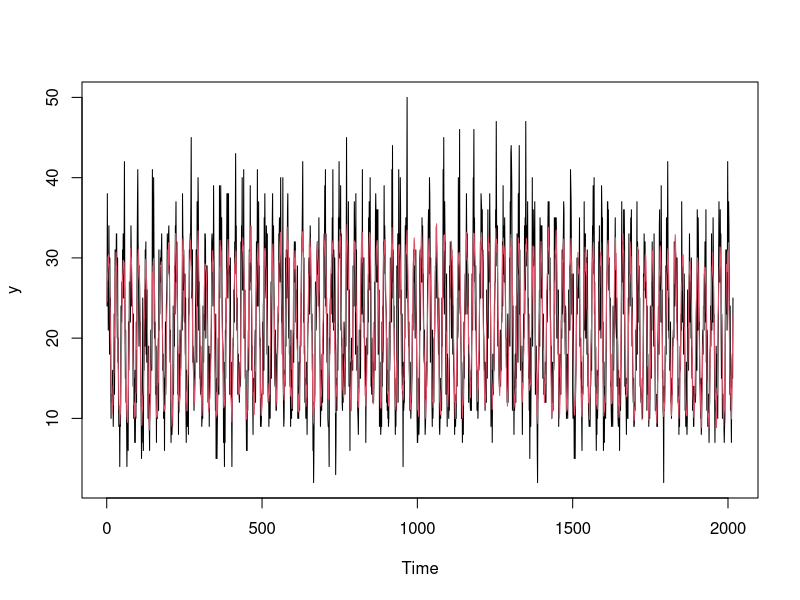

Source code (R): (Note: a time limit stopped this script after it produced the figure.)
#########################################################################
#########################################################################
#### SupplementaryMaterialsModelFitting.R	     
#### David S. Matteson						
#### 2010 - 11 - 18							
#### Annals of Applied Statistics 			
#### Forecasting Emergency Medical Service Call Arrival Rates 
#### By D.S. Matteson, M.W. McLean, D.B. Woodard, S.G. Henderson 
#########################################################################
#########################################################################
#### Implemented using R version 2.10.1
#### The period is assumed to be 1 hour and 
#### no missing observations within a day.
#### User must supply the following data:
#### y : observed counts per hour
#### hour : 24 hour of the day 1-24 (same length as y)
#### day : day of the year 1-365 (same length as y)
#### dofw : day of the week 1-7 (same length as y)
#### week : week of the year 1-53 (same length as y)
#########################################################################
#########################################################################

# rm(list = ls()) # clear workspace

library(mgcv) # Main library for Multiple Smoothing Parameter Estimation
# library(chron) # Helpful for manipulating chronological objects
# library(lattice) # Trellis graphics for R

#########################################################################
#### Simulate 12 weeks of hourly observations T = 24*7*12 = 2016
#### with a few of the stylized facts observed in the call 
#### arrival data which is not available for distribution
#########################################################################
T = 24*7*12
hour = rep(1:24, 7*12)
day = rep(1:(7*12), each = 24)
dofw = rep(1:7, each = 24, 12)
week = rep(1:12, each = 24*7)

err = arima.sim(n = T, list(ar = 0.95, ma = -0.8), rand.gen = function(n, ...) rnorm(n, 0, 1))
rate = 20 + 10*sin(2*pi*hour/24) + 2*sin(2*pi*week/26) + err
y = rpois(T,rate)

ts.plot(y)
lines(rate, col = 2)
#########################################################################
#########################################################################


N = 24 # periods per cycle, i.e. hours per day
D = length(y)/(N)  ; D # number of "days"
ND = length(y) # total number of observations

dofwindex = as.factor(dofw)
weekindex = as.factor(week)
Y = t(matrix(y,N,D))
DoW = t(matrix(dofw,N,D))
WEEK = t(matrix(week,N,D))

########################################
########################################
#### The main estimation algorithm for 
#### fitting the K-factor model 
#### using constrainsts and 
#### smothing splines
########################################
########################################
K.max = 4
muhat = matrix(0,N*D,K.max)
Max.iter = 40
# Set exit level for relative reduction in deviance
dev.exit = 0.0001

for(k in 1:K.max){
########################################
# Initialization:
dim(Y);	min(Y);	min(ifelse(Y==0,0.01,Y))
gY = log(ifelse(Y==0,0.01,Y))
gYsvd = svd(gY)

# coefs
B.new = matrix(0,D,k)
for(i in 1:k){  B.new[,i] = gYsvd$d[i]*gYsvd$u[,i]  }

#factors
F.new = matrix(0,N,k)
for(i in 1:k){  F.new[,i] = gYsvd$v[,i]  }

########################################
# Begin iterative algorithm
iter = 1
dev.new = Inf

while(iter < Max.iter){
	 tic = proc.time()[3] 

dev.old = dev.new
F.old = F.new
B.old = B.new

########################################
X.temp = matrix(0,ND,k)
for(kk in 1:k){ X.temp[,kk] = rep(F.old[,kk],D) }

xnam <- paste(paste("s(as.numeric(weekindex),by = X.temp[,", 1:k, sep=""), "],bs='cc')", sep = "")
fmla <- as.formula(paste("y ~ -1 + X.temp:dofwindex +", paste(xnam, collapse= "+")))

fit6 = gam(fmla, family = poisson)
B.tempD = matrix(as.vector(fit6$coefficients[1:(7*k)]), 7, k, byrow=TRUE)

# Extracting fitted values
n = 52 # number of weeks in the year
S = NULL  

for(s in 1:k){  
  raw <- fit6$model[fit6$smooth[[s]]$term]
  xx <- seq(min(raw), max(raw), length = n)
  by <- rep(1, n)
  dat <- data.frame(x = xx, by = by)
	names(dat) <- c(fit6$smooth[[s]]$term, fit6$smooth[[s]]$by)
	Xmat <- PredictMat(fit6$smooth[[s]], dat)
	first <- fit6$smooth[[s]]$first.para
	last <- fit6$smooth[[s]]$last.para
	p <- fit6$coefficients[first:last]
	S.temp <- Xmat %*% p
	S = c(S,S.temp)
}

B.tempW = matrix(as.vector(S), 52, k, byrow=FALSE)

########################################
B.temp = matrix(0, D, k, byrow=TRUE)
rm(fit6) 

# 7 days in the week
for(j in 1:7){  
	for(ell in 1:k){
 		B.temp[which(DoW[1:D,1] == levels(dofwindex)[j]),ell] = B.temp[which(DoW[1:D,1] == levels(dofwindex)[j]),ell] + as.numeric(B.tempD[j,ell])
	}  
}

for(j in 2:53){  
	for(ell in 1:k){
 		B.temp[which(WEEK[1:D,1] == levels(weekindex)[j]),ell] = B.temp[which(WEEK[1:D,1] == levels(weekindex)[j]),ell] + as.numeric(B.tempW[(j-1),ell])
	}  
}

Z.temp = matrix(0,ND,k)
for(kk in 1:k){ Z.temp[,kk] = rep(B.temp[,kk],each=N) }

########################################

znam <- paste(paste("s(hour,by = Z.temp[,", 1:k, sep=""), "])", sep = "")
fmla <- as.formula(paste("y ~ -1 +", paste(znam, collapse= "+")))

fit4 = gam(fmla, family = poisson)

# Extracting fitted values
n = 24 # 24 hours per day
S = NULL  

for(s in 1:k){  
  raw <- fit4$model[fit4$smooth[[s]]$term]
  xx <- seq(min(raw), max(raw), length = n)
  by <- rep(1, n)
  dat <- data.frame(x = xx, by = by)
	names(dat) <- c(fit4$smooth[[s]]$term, fit4$smooth[[s]]$by)
	Xmat <- PredictMat(fit4$smooth[[s]], dat)
	first <- fit4$smooth[[s]]$first.para
	last <- fit4$smooth[[s]]$last.para
	p <- fit4$coefficients[first:last]
	S.temp <- Xmat %*% p
	S = c(S,S.temp)
}

F.temp = matrix(as.vector(S),N,k, byrow=FALSE)

# Save most recent fit before orthogonalization
fit.final = fit4
rm(fit4)

########################################
# Orthogonalize Factors F
G.temp = B.temp %*% t(F.temp)
Gsvd = svd(G.temp)

B.new = matrix(0, D, k)
	for(i in 1:k){  B.new[,i] = Gsvd$d[i]*Gsvd$u[,i]  }
F.new = matrix(0,N,k)
	for(i in 1:k){  F.new[,i] = Gsvd$v[,i]  }

dev.new = fit.final$deviance
if(0 < dev.old - dev.new & dev.old - dev.new < dev.exit) iter = Inf

 toc = proc.time()[3] - tic ; toc 
# optional print statements 
print(c(iter, toc/60))
iter = iter + 1
print(fit.final$deviance)
flush.console()

}

muhat[,k] = fit.final$fitted

# optional print statements
print(k)
#print(summary(F.old - F.new)) ; 
#print(max(abs(F.old - F.new)))
#print(summary(B.old - B.new)) ; 
#print(max(abs(B.old - B.new)))
#print(round(crossprod(F.old,F.new),4))
#print(diag(round(crossprod(F.old,F.new),4)))

}

# fitted values in vector form (same length as y) for k = K.max
index = seq(1,24,by=1)
mu.hat = numeric(ND)

for(i in 1:D){
	mu.hat[((i-1)*N+1):(i*N)] = as.vector(exp(F.new[index,]%*%B.new[i,]))
}

# multiplicative residual
Et = y/mu.hat

# a couple residual plots
par(mfrow=c(3,1))
ts.plot(Et[1:1000]) ; abline(h = 1)
acf(Et, ylim=c(-0.01,0.1), lag.max = 96*2+16)
abline(v = c(96.6, 192.6), lty = 2, col = 2)
acf(Et, ylim=c(-0.02,0.1), lag.max = 96*2+16, type = "partial")
abline(v = c(96.6, 192.6), lty = 2, col = 2)

###############################################################
# if some missing days were removed use 'misshour' below
# to reinitilize the conditional likelihoods below
misshour = c(1, ifelse(diff(day) > 1 , 1, 0))
sum(misshour)

###############################################################
######## For conditional ML estiation of Equation 6     #######
######## Int-GARCH(1,1)                                 #######
###############################################################
"condPoissonInt11" = function(parms, y, mu, misshour, llik){
	alpha = parms[1]
	beta  = parms[2]
	omega = 1 - alpha - beta
	N = length(y)
	lambda = numeric(N) 
	eta = numeric(N)
	epsilon = y/mu
	eta[1] = 1
	lambda[1] = 1	 
	loglik = 0 # -sum(lfactorial(y))
	for(i in 2:N){
		eta[i] = omega + alpha*epsilon[(i-1)] + beta*ifelse(misshour[(i-1)] == 1, 1, eta[(i-1)])
		lambda[i] = mu[i]*eta[i]
#		if(lambda[i] <= 0){print(c(i,lambda[i],alpha,beta))}
		temp = -lambda[i] + y[i]*log(lambda[i]) - (lfactorial(y[i]))
		loglik = loglik + ifelse(misshour[i] == 1, 0, temp)
	}
	if(llik==TRUE){-loglik}
	else{eta}
}
###############################################################
theta.0 = c(0.05, 0.5) 
           
condPoissonInt11(parms = theta.0, y = y, mu = mu.hat, misshour = misshour, llik = TRUE)

outInt11 = optim(par=theta.0, fn = condPoissonInt11, y = y, mu=mu.hat, llik=TRUE, 
	misshour= misshour, method = "L-BFGS-B", lower = c(0.000,0.000), 
	upper = c(0.2,0.9), hessian=T, control = 
	list(trace = TRUE, ndeps = rep.int(0.000001, 2), 
		  maxit = 200L, factr = 1e+31, pgtol = 0))

# parameter estimates
igparInt11 = outInt11$par ; igparInt11 ; 1 - sum(igparInt11)

# approximate SEs
igseInt11 = sqrt(diag(solve(outInt11$hessian))) ; igseInt11

# CIIR
etaInt11 = condPoissonInt11(parms = outInt11$par,y= y, mu=mu.hat, misshour= misshour, llik=FALSE)

# Mltiplicative residuals
e = y/mu.hat

# Fitted values
lambdaInt11 = mu.hat*etaInt11

# Standardized multiplicative residuals
epsilonInt11 = y/lambdaInt11

# a couple standardized residual plots
par(mfrow=c(2,1))
acf(epsilonInt11, ylim=c(-0.05,0.1), lag.max = 96*14)
abline(v = c(seq(96,96*14,96)+.6), lty = 2, col = 2)
acf(epsilonInt11, ylim=c(-0.05,0.1), lag.max = 96*2+16)
abline(v = c(96.6, 192.6), lty = 2, col = 2)

###############################################################
######## For conditional ML estiation of Equation 7     #######
######## Int-ExpAR(1,1)  Note: this is quite slow       #######
###############################################################
"IntExpAR11" = function(parms, y, mu, misshour, llik){
	alpha = parms[1]
	beta  = parms[2]
	omega = parms[3]
	gamma = parms[4]
	N = length(y)
	lambda = numeric(N) 
	eta = numeric(N)
	epsilon = y/mu
	eta[1] = 1
	lambda[1] = 1	 
	loglik = 0 # -sum(lfactorial(y))
	for(i in 2:N){
#		eta[i] = omega + alpha*epsilon[(i-1)] + beta*ifelse(misshour[(i-1)] == 1, 1, eta[(i-1)])
       etatm1 = ifelse(misshour[(i-1)] == 1, 1, eta[(i-1)])
		eta[i] = (omega + beta*exp(-gamma*etatm1^2))*etatm1 + alpha*epsilon[(i-1)]
		lambda[i] = mu[i]*eta[i]
	if(lambda[i] <= 0){print(c(i,lambda[i],alpha,beta,omega,gamma))}
		temp = -lambda[i] + y[i]*log(lambda[i]) - (lfactorial(y[i]))
		loglik = loglik + ifelse(misshour[i] == 1, 0, temp)
	}
	if(llik==TRUE){-loglik}
	else{eta}
}
###############################################################
theta.0 = c(0.113, 0.0539, 0.8427, 1)

IntExpAR11(parms = theta.0, y = y, mu = mu.hat, misshour = misshour, llik = TRUE)

outExpAR11 = nlminb(start = theta.0, objective = IntExpAR11,  y = y, mu=mu.hat, llik=TRUE, misshour= misshour, lower = c(0.0,0.0,0.0,0.0), upper = c(0.1,Inf,0.95,Inf))

outExpAR11 = optim(par=theta.0, fn = IntExpAR11, y = y, mu=mu.hat, llik=TRUE, 
	misshour= misshour, method = "L-BFGS-B", lower = c(0.03,0.15,0.60,0.100), 
	upper = c(0.1,Inf,0.95,Inf), hessian=T, control = 
	list(trace = 5, ndeps = rep.int(0.000001, 4), 
		  maxit = 10L, factr = 1e+31, pgtol = 0))

# parameter estimates		  
igparExpAR11 = outExpAR11$par ; igparExpAR11 

# approximate SEs
igseExpAR11 = sqrt(diag(solve(outExpAR11$hessian))) ; igseExpAR11

# CIIR
etaExpAR11 = IntExpAR11(parms = outExpAR11$par, y=y, mu=mu.hat, misshour= misshour, llik=FALSE)

# Fitted values
lambdaExpAR11 = mu.hat*etaExpAR11

# Standardized multiplicative residuals
epsilonExpAR11 = y/lambdaExpAR11

###############################################################
######## For conditional ML estiation of Equation 8     #######
######## Int-ThreshGARCH(1,1)  Note: this is quite slow #######                           
###############################################################
"IntThresh11" = function(parms, y, mu, misshour, llik){
	alpha = parms[1]
	beta  = parms[2]
	omega = parms[3]
	gamma = parms[4]
	delta = parms[5]
	C = 1.15 #parms[6]
	N = length(y)
	lambda = numeric(N) 
	eta = numeric(N)
	epsilon = y/mu
	eta[1] = 1
	lambda[1] = 1	 
	loglik = 0 # -sum(lfactorial(y))
	for(i in 2:N){
#		eta[i] = omega + alpha*epsilon[(i-1)] + beta*ifelse(misshour[(i-1)] == 1, 1, eta[(i-1)])
       etatm1 = ifelse(misshour[(i-1)] == 1, 1, eta[(i-1)])
       epsBig = ifelse( 1/C < epsilon[(i-1)] && epsilon[(i-1)] < C, 0, 1)
		eta[i] = omega + (alpha + gamma*epsBig)*epsilon[(i-1)] + (beta + delta*epsBig)* etatm1
		lambda[i] = mu[i]*eta[i]
	if(lambda[i] <= 0){print(c(i,lambda[i],alpha,beta,omega,gamma,delta,C))}
		temp = -lambda[i] + y[i]*log(lambda[i]) - (lfactorial(y[i]))
		loglik = loglik + ifelse(misshour[i] == 1, 0, temp)
	}
	if(llik==TRUE){-loglik}
	else{eta}
}
###############################################################

theta.0 =  c(0.027, 0.858, 0.115, 0.025, -0.028)

IntThresh11(parms = theta.0, y = y, mu = mu.hat, misshour = misshour, llik = TRUE)

outThresh11 = nlminb(start = theta.0, objective = IntThresh11, y = y, mu=mu.hat, llik=TRUE, misshour= misshour, 			   lower = c(0.0, 0.80, 0.0001, 0.0,-0.10), upper = c(0.1,0.9,1,0.08,0.0))

outThresh11 = optim(par=theta.0, fn = IntThresh11, y = y, mu=mu.hat, llik=TRUE, 
	misshour= misshour, method = "L-BFGS-B", lower = c(0.0, 0.80, 0.0001, 0.0,-0.10), 
	upper = c(0.1,0.9,Inf,0.05,0.05), hessian=T, control = 
	list(trace = 5, ndeps = rep.int(0.000001, 5), 
		  maxit = 10L, factr = 1e+31, pgtol = 0))

# parameter estimates
igparThresh11 = outThresh11$par ; igparThresh11

# approximate SEs
igseThresh11 = sqrt(diag(solve(outThresh11$hessian))) ; igseThresh11

# CIIR
etaThresh11 = IntThresh11(parms = outThresh11$par, y=y, mu=mu.hat, misshour= misshour, llik=FALSE)

# Fitted values
lambdaThresh11 = mu.hat*etaThresh11

# Standardized multiplicative residuals
epsilonThresh11 = y/lambdaThresh11

###############################################################
######## For conditional ML estiation of Equation 9     #######
########  Int-rsmGARCH(1,1)  Note: this is quite slow   #######
###############################################################
"IntRsm11" = function(parms, y, mu, t1,t2, misshour, llik, hour){
	#if wish to estimate omega in both regimes
	#parms vector contains: c(omega1,alpha1,beta1,omega2,alpha2,beta2)
	#omega=c(parms[1],parms[4])
	#alpha= c(parms[2],parms[5])
	#beta= c(parms[3],parms[6])

	#OR
	#if wish to have omega_i = 1-alpha_i-beta_i
	#parms vector contains: c(alpha1,beta1,alpha2,beta2)
	alpha=c(parms[1],parms[3])
	beta=c(parms[2],parms[4])
	omega=c(1-alpha[1]-beta[1],1-alpha[2]-beta[2])

	N = length(y)
	lambda = numeric(N) 
	eta = numeric(N)
	regind=ifelse(hour>=t1 & hour <t2,1,2)
	epsilon = y/mu
	eta[1] = 1
	lambda[1] = 1	 
	loglik = 0 # -sum(lfactorial(y))
	for(i in 2:N){
		r=regind[i]
		eta[i] = omega[r] + alpha[r]*epsilon[(i-1)] + beta[r]*ifelse(misshour[(i-1)] == 1, 1, eta[(i-1)])
		lambda[i] = mu[i]*eta[i]
#		if(lambda[i] <= 0){print(c(i,lambda[i],alpha,beta))}
		temp = -lambda[i] + y[i]*log(lambda[i]) - (lfactorial(y[i]))
		loglik = loglik + ifelse(misshour[i] == 1, 0, temp)
	}
	if(llik==TRUE){-loglik}
	else{eta}
}
###############################################################

theta.0 = c(0.074, 0.7901, 0.0366, 0.906) 

IntRsm11(parms = theta.0, y = y, mu = mu.hat, t1=10, t2=16, misshour = misshour, llik = TRUE, hour=hour)

outRsm11 = nlminb(start = theta.0, objective = IntRsm11, y = y, mu=mu.hat, t1=10, t2=16, llik=TRUE, misshour= misshour, hour=hour, lower = c(0.0,0.0,0.0,0.0), upper = c(0.1,0.9,0.1,0.94))

outRsm11 = optim(par=theta.0, fn = IntRsm11, y = y, mu=mu.hat, t1=10, t2=16, llik=TRUE, misshour= misshour, hour=hour, method = "L-BFGS-B", lower = c(0.0,0.0,0.0,0.0), 
	upper = c(0.1,0.9,0.1,0.94), hessian=T, control = 
	list(trace = 5, ndeps = rep.int(0.000001, 4), 
		  maxit = 10L, factr = 1e+31, pgtol = 0))

# parameter estimates
igparRsm11 = outRsm11$par ; igparRsm11

# approximate SEs
igseRsm11 = sqrt(diag(solve(outRsm11$hessian))) ; igseRsm11

# CIIR
etaRsm11 = IntRsm11(parms = outRsm11$par,y = y, mu = mu.hat, t1=10, t2=16, misshour = misshour, llik = FALSE, hour=hour)

# Fitted values
lambdaRsm11 = mu.hat*etaRsm11

# Standardized multiplicative residuals
epsilonRsm11 = y/lambdaRsm11

###############################################################
###############################################################
#### 1-step forecast evaluation
#### In-sample example below, out-of-sample was used
#### in the final analysis
###############################################################
###############################################################

# RMSME (multiplicitive)
rM0 = y/mu.hat-1
rM1 = y/lambdaInt11-1
rM2 = y/lambdaExpAR11-1
rM3 = y/lambdaThresh11-1
rM4 = y/lambdaRsm11-1

sum(rM0^2) ; sqrt(mean(rM0^2))
sum(rM1^2) ; sqrt(mean(rM1^2))
sum(rM2^2) ; sqrt(mean(rM2^2))
sum(rM3^2) ; sqrt(mean(rM3^2))
sum(rM4^2) ; sqrt(mean(rM4^2))

# RMSPE (Pearson)
rP0 = (y-mu.hat)/sqrt(mu.hat)
rP1 = (y-lambdaInt11)/sqrt(lambdaInt11)
rP2 = (y-lambdaExpAR11)/sqrt(lambdaExpAR11)
rP3 = (y-lambdaThresh11)/sqrt(lambdaThresh11)
rP4 = (y-lambdaRsm11)/sqrt(lambdaRsm11)

sum(rP0^2) ; sqrt(mean(rP0^2))
sum(rP1^2) ; sqrt(mean(rP1^2))
sum(rP2^2) ; sqrt(mean(rP2^2))
sum(rP3^2) ; sqrt(mean(rP3^2))
sum(rP4^2) ; sqrt(mean(rP4^2))

# RMSAE (Anscombe)
rA0 = (3/2)*(y^(2/3) - mu.hat^(2/3))/mu.hat^(1/6)
rA1 = (3/2)*(y^(2/3) - lambdaInt11^(2/3))/lambdaInt11^(1/6)
rA2 = (3/2)*(y^(2/3) - lambdaExpAR11^(2/3))/lambdaExpAR11^(1/6)
rA3 = (3/2)*(y^(2/3) - lambdaThresh11^(2/3))/lambdaThresh11^(1/6)
rA4 = (3/2)*(y^(2/3) - lambdaRsm11^(2/3))/lambdaRsm11^(1/6)

sum(rA0^2) ; sqrt(mean(rA0^2))
sum(rA1^2) ; sqrt(mean(rA1^2))
sum(rA2^2) ; sqrt(mean(rA2^2))
sum(rA3^2) ; sqrt(mean(rA3^2))
sum(rA4^2) ; sqrt(mean(rA4^2))
